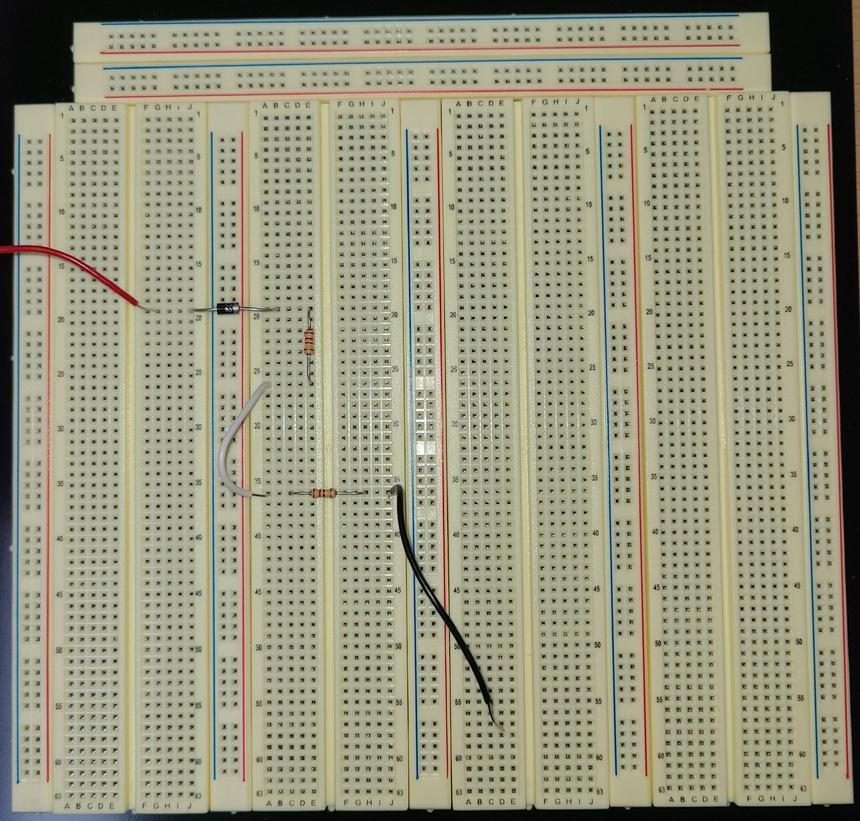
#> input picture detector/breadboard18.JPG, 860 x 821 px, shrunk from 2705 x 2583 before the run; its folder holds only this picture in this run
$ python -i ic_chip_detector.py   (imports and definitions only)
#> lines starting #> are read from the running program, lines starting #| are printed output that depends on the picture; after the words box and inside, x2 and y2 are one past the last pixel; in counts of white or black regions, pixels touching at a corner belong together
#> further down, picture is the input picture: shape (821, 860, 3); mean B, G, R 126.2, 149.5, 151.2
import cv2
import numpy as np
import math

class ICChipPinDetector:
    """
    IC 칩(검은색 직사각형) 검출 및 핀(8개) 위치 추출 클래스.
    Pin-1 클릭 방식으로 핀 번호 매핑을 지원합니다.
    """
    def __init__(self,
                 gray_thresh: int = 60,
                 min_area: int = 1000,
                 visualize: bool = False):
        # 그레이스케일 임계값 및 최소 면적 설정
        self.gray_thresh = gray_thresh
        self.min_area = min_area
        self.visualize = visualize

    def detect(self, image: np.ndarray):
        """
        이미지에서 IC 칩을 검출하고, Pin-1 클릭을 통해 핀 순서를 매핑하여 반환합니다.
        반환: [{'box': np.ndarray(shape=(4,2)), 'pin_points': List[(x,y)]}, ...]
        """
        detections = []
        # 1) 그레이스케일 변환 및 임계처리
        gray = cv2.cvtColor(image, cv2.COLOR_BGR2GRAY)
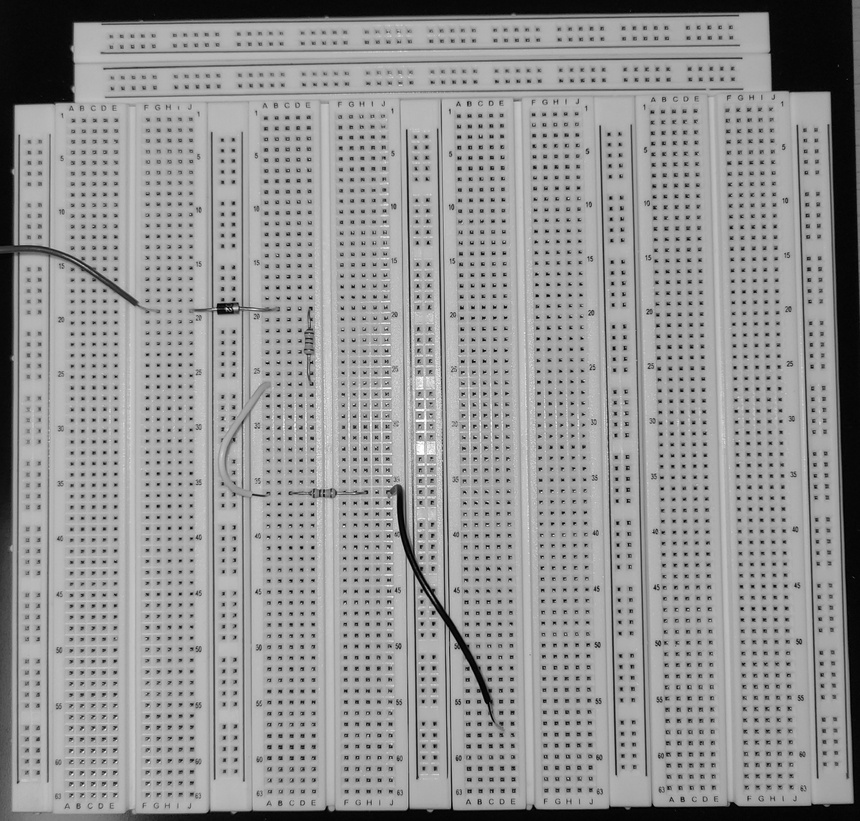
#> gray: shape (821, 860); min 0, max 255, mean 147.4
        _, th = cv2.threshold(gray, self.gray_thresh, 255, cv2.THRESH_BINARY_INV)
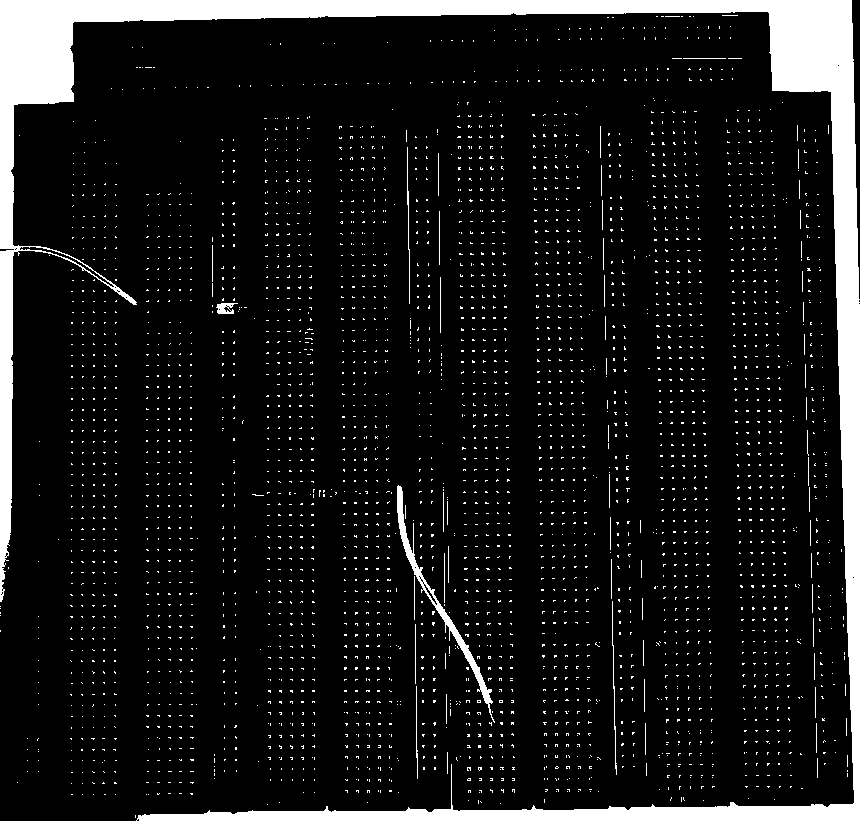
#> th: shape (821, 860); 9.8% white; 3444 white regions (3395 under 20 px)
        contours, _ = cv2.findContours(th, cv2.RETR_EXTERNAL, cv2.CHAIN_APPROX_SIMPLE)
#> contours = 3444 contours, 3441 with area under 20; largest, box (x1, y1, x2, y2) and area: (0, 0, 860, 821) 50999, (397, 485, 495, 723) 1340, (216, 303, 238, 314) 138

        for cnt in contours:
            area = cv2.contourArea(cnt)
            if area < self.min_area:
                continue

            # 박스 근사 및 ROI 추출
            rect = cv2.minAreaRect(cnt)
            box = cv2.boxPoints(rect).astype(int)
            x, y, w, h = cv2.boundingRect(box)
            roi = image[y:y+h, x:x+w]

            # 기존 핀 포인트 추출 로직 (사용자기존 구현 부분)
            pin_points = self._extract_pin_points_from_roi(roi)
            if not pin_points or len(pin_points) != 8:
                continue

            # Pin-1 클릭 UI 표시
            disp = roi.copy()
            for px, py in pin_points:
                cv2.circle(disp, (px, py), 4, (0, 255, 0), -1)
            click_pt = []
            win = 'Click Pin-1'
            def on_click(event, cx, cy, flags, param):
                if event == cv2.EVENT_LBUTTONDOWN:
                    click_pt.append((cx, cy))
                    cv2.destroyWindow(win)
            cv2.namedWindow(win)
            cv2.setMouseCallback(win, on_click)
            cv2.imshow(win, disp)
            cv2.waitKey(0)

            # 클릭 위치에 따라 핀 순서 매핑
            if click_pt:
                # 클릭 좌표 전역 변환
                cx, cy = click_pt[0]
                click_global = (x + cx, y + cy)
                # 전역 핀 좌표
                pins_global = [(x + px, y + py) for px, py in pin_points]

                # 칩 중심 계산
                Cx = x + w / 2
                Cy = y + h / 2
                # 각도 계산
                angles = []
                for gx, gy in pins_global:
                    dx = gx - Cx
                    dy = Cy - gy
                    ang = math.degrees(math.atan2(dy, dx)) % 360
                    angles.append(ang)

                # 클릭한 핀 인덱스 찾기
                dists = [((gx - click_global[0])**2 + (gy - click_global[1])**2, idx)
                         for idx, (gx, gy) in enumerate(pins_global)]
                _, start_idx = min(dists, key=lambda t: t[0])
                start_ang = angles[start_idx]

                # 오름차순 정렬하여 순서 매핑
                delta = [(((ang - start_ang) % 360), pins_global[i]) for i, ang in enumerate(angles)]
                ordered_global = [pt for _, pt in sorted(delta, key=lambda t: t[0])]
                # ROI 상대좌표로 변환
                pin_points = [(int(gx - x), int(gy - y)) for gx, gy in ordered_global]

            # 결과 저장
            detections.append({'box': box, 'pin_points': pin_points})

            # 시각화 옵션
            if self.visualize:
                cv2.drawContours(image, [box], 0, (0, 255, 0), 2)
                for (px, py) in pin_points:
                    cv2.circle(image, (x + px, y + py), 4, (0, 0, 255), -1)
#> this loop made 3444 passes
#> (cnt, area) on passes 1 to 3: ([[135, 815], [135, 817]], 0), ([[267, 804]], 0), ([[500, 803]], 0)
#> after the loop, detections = []

        return detections

    def _extract_pin_points_from_roi(self, roi: np.ndarray):
        """
        ROI에서 8개 핀 위치를 검출하는 내부 메소드.
        Canny edge + contour 중심 검출 방식.
        """
        gray = cv2.cvtColor(roi, cv2.COLOR_BGR2GRAY)
        blurred = cv2.GaussianBlur(gray, (3, 3), 0)
        edges = cv2.Canny(blurred, 50, 150)

        contours, _ = cv2.findContours(edges, cv2.RETR_EXTERNAL, cv2.CHAIN_APPROX_SIMPLE)

        pin_points = []
        for cnt in contours:
            area = cv2.contourArea(cnt)
            if 5 < area < 100:
                M = cv2.moments(cnt)
                if M['m00'] == 0:
                    continue
                cx = int(M['m10'] / M['m00'])
                cy = int(M['m01'] / M['m00'])
                pin_points.append((cx, cy))

        # 개수가 정확히 8개일 때만 반환
        if len(pin_points) != 8:
            return []

        return pin_points


    def draw(self, image: np.ndarray, detections):
        """
        검출 결과 시각화
        """
        for det in detections:
            box = det['box']
            cv2.drawContours(image, [box], 0, (0, 0, 255), 2)
            for pt in det['pin_points']:
                cv2.circle(image, pt, 6, (0, 255, 0), -1)

>>> import cv2
>>> picture = cv2.imread('breadboard18.JPG')
>>> result = ICChipPinDetector().detect(picture)
#> result = []

$ run again, on detector/breadboard7.jpg
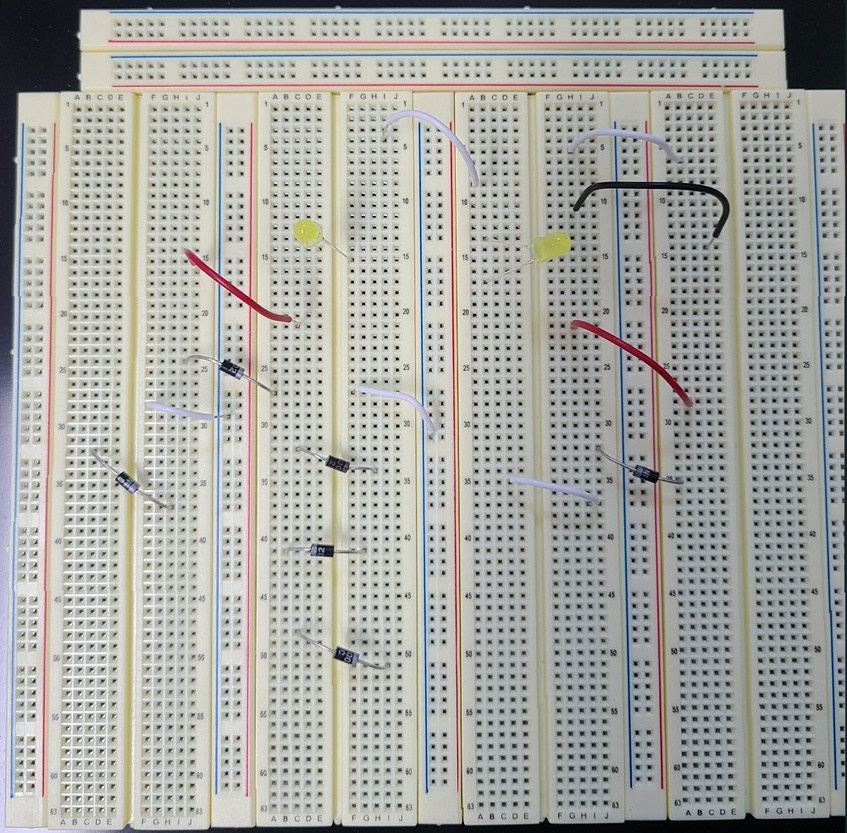
#> input picture detector/breadboard7.jpg, 847 x 833 px, shrunk from 1000 x 984 before the run
#> picture is the input picture: shape (833, 847, 3); mean B, G, R 161.9, 166.8, 166.6
#> in detect, `gray = cv2.cvtColor(image, cv2.COLOR_BGR2GRAY)`:
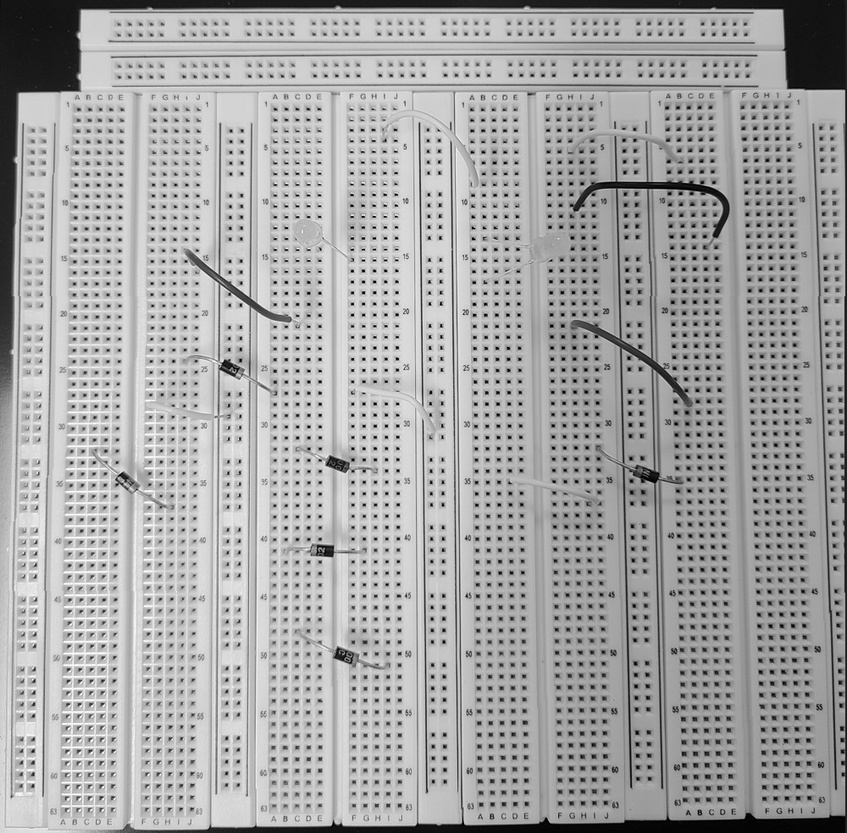
#> gray: shape (833, 847); min 0, max 255, mean 166.2
#> in detect, `_, th = cv2.threshold(gray, self.gray_thresh, 255, cv2.THRESH_BINARY_I..`:
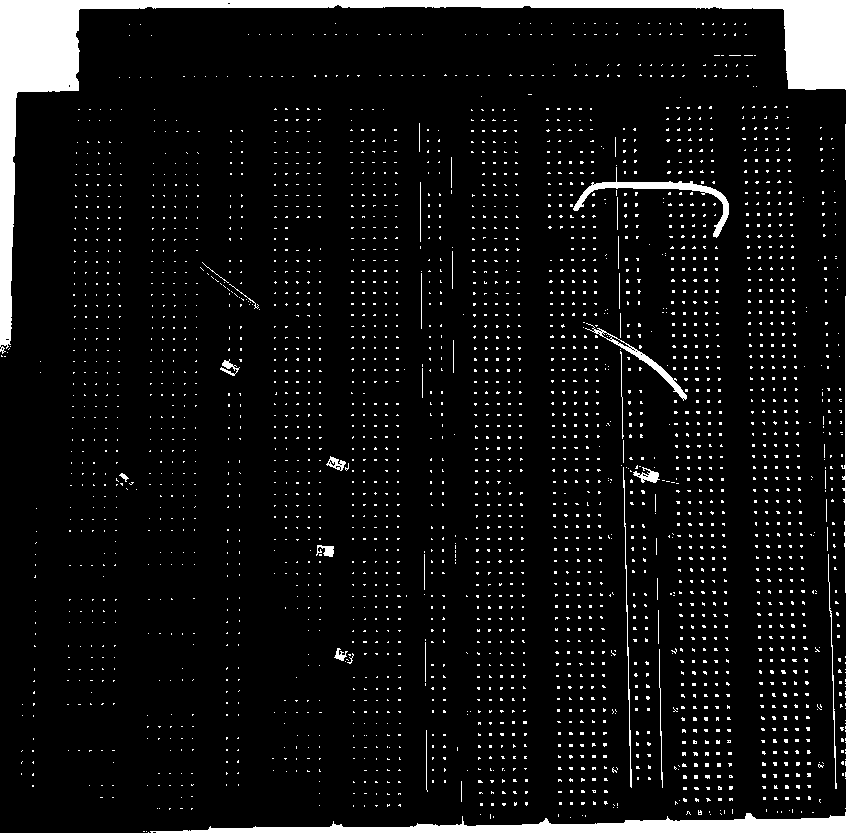
#> th: shape (833, 847); 7% white; 3019 white regions (2982 under 20 px)
#> contours = 3018 contours, 3007 with area under 20; largest, box (x1, y1, x2, y2) and area: (0, 0, 847, 833) 26624, (573, 167, 729, 238) 1113, (585, 323, 687, 401) 612, (633, 467, 660, 483) 162, (326, 456, 346, 471) 130
#> the loop in detect, `for cnt in contours:` made 3018 passes
#> (cnt, area) on passes 1 to 3: ([[148, 832]], 0), ([[146, 831]], 0), ([[143, 831], [144, 831]], 0)
#> after the loop in detect, `for cnt in contours:`: detections = []
